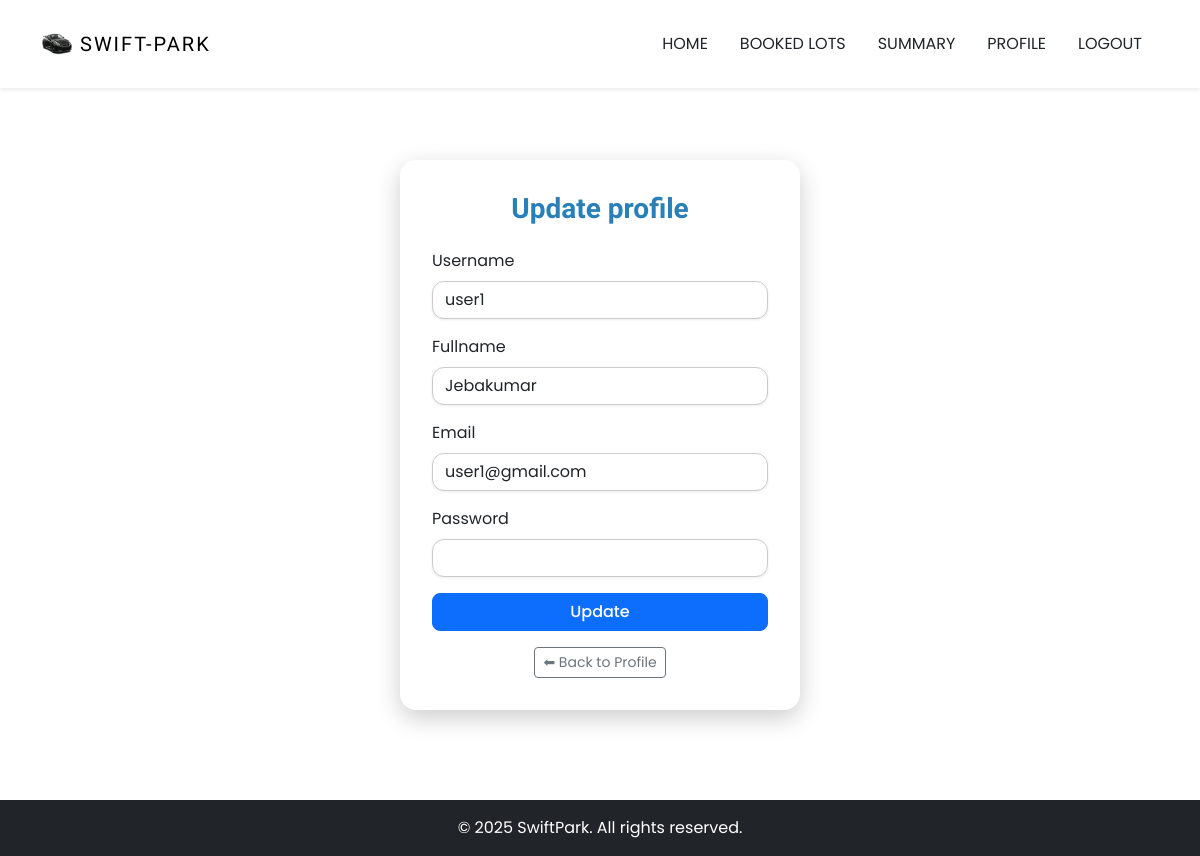
The app's page /user/update_profile (signed in) with its own data.
### WorkSpace/models.py (models this page shows, shortened)
class User(db.Model, UserMixin):
    id = db.Column(db.Integer, primary_key=True)
    username = db.Column(db.String(150), unique=True, nullable=False)
    fullname = db.Column(db.String(50), nullable=False)
    email = db.Column(db.String(150), unique=True, nullable=False)
    password = db.Column(db.String(150), nullable=False)
    role = db.Column(db.String(120), nullable=False, default='user')
    vehicles = db.relationship('Vehicle', backref='user', lazy=True)
    reservations = db.relationship('Reservation', backref='user', lazy=True)

### WorkSpace/routes.py (the view, shortened to what this page needs)
@routes.route('/user/update_profile' , methods = ['GET' , 'POST'])
@login_required
def update_profile() :
    return render_template('update_profile.html' , user= current_user)

### WorkSpace/templates/update_profile.html (shortened to what this page needs)
{% extends "base.html" %}
{% block content %}
<div class="d-flex justify-content-center align-items-center" style="min-height: 100vh; padding-top: 70px;">
  <div class="login-card">
    <h3 class="text-center login-title mb-4"> Update profile</h3>
    <form method="POST" action="{{ url_for('routes.update_profile') }}">
      <div class="mb-3">
        <label for="username" class="form-label">Username </label>
        <input type="text" class="form-control" id="username" name="username" value = {{user.username}} required>
      </div>
      <div class="mb-3">
        <label for="fullname" class="form-label">Fullname</label>
        <input type="text" class="form-control" id="fullname" name="fullname" value = {{user.fullname}} required>
      </div>
      <div class="mb-3">
        <label for="email" class="form-label">Email</label>
        <input type="text" class="form-control" id="username" name="email" value = "{{user.email}}" required>
      </div>
      <div class="mb-3">
        <label for="password" class="form-label">Password</label>
        <input type="password" class="form-control" id="password" name="password"  >
      </div>
      <div class="d-grid">
        <button type="submit" class="btn btn-primary">Update</button>
      </div>
    </form>
    <div class="mt-3 text-center">
      <a href="{{ url_for('routes.user_profile') }}" class="btn btn-sm btn-outline-secondary">⬅ Back to Profile</a>
    </div>
  </div>
</div>
{% endblock %}

### WorkSpace/static/styling/styles.css (style rules this page uses)
html { scroll-behavior: smooth; }
:root { --lg-font: 'Kaisei Tokumin', serif; --sm-font: 'Poppins', sans-serif; --color: #ffffff; --black: black; }
body { font-family: 'Poppins' , 'sans-serif'; }
.login-card { background-color: #ffffff; border-radius: 1rem; padding: 2rem; width: 100%; max-width: 400px; box-shadow: 0 8px 25px rgba(0, 0, 0, 0.2); }
.login-title { font-weight: bold; color: #2980b9; font-family: var(--lg-font); }
form .form-control { border-radius: 12px; border: 1px solid #ccc; box-shadow: 0 1px 3px rgba(0,0,0,0.08); transition: border 0.3s; }
.btn-primary { border-radius: 8px; font-weight: 500; }

### records on screen
User: username "user1", fullname "Jebakumar", email "user1@gmail.com"
